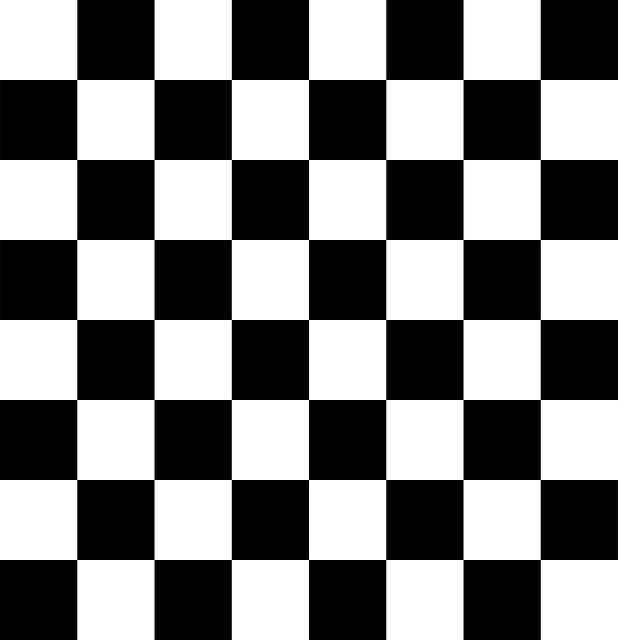
#> input picture oblig2/chessboard.png, 1236 x 1280 px (shown at 1/2 size)
$ python SVD_compress.py
#> lines starting #> are read from the running program, lines starting #| are printed output that depends on the picture
from PIL import Image
import numpy as np
import matplotlib.pyplot as plt


def plot_compression_ratio():
    """ Calculates and plots the compression ratio for an m x n image as a
    function of k
    """
    for m in [512, 1024, 2048]:
        for n in [1024]:
            k_max = min(m, n)
            k = np.linspace(25, k_max, 1000)
            cr = m*n/(k*(1 + m + n))
            plt.plot(k, cr, label = "m = {:d}, n = {:d}".format(m, n))

    plt.plot([25,k_max], [1,1], "r--", alpha = 0.5, label = "1")
    plt.legend()
    plt.title("Compression ratios")
    plt.xlabel("k")
    plt.ylabel("Compression ratio")
    plt.savefig("images/CRs.pdf")
#> figure, not shown here; curve peaks at x = 25, y = 13.64; curve peaks at x = 25, y = 20.47; curve peaks at x = 25, y = 27.3
    plt.show()

def SVD_size(U, S, V):
    """ Returns the number of values required to store a singular value
    decomposition
    """
    return U.size + S.size + V.size


def rgb2gray(im):
    """ Takes a color Pillow image and returns a 2d grayscale Numpy matrix
    with values scaled between 0 and 1
    """
    return np.matrix(im.convert("L"))/255


def SVD_compress(im, k):
    max_k = np.min(im.shape)
    if k > max_k:
        print("Chosen k is larger than smallest dimension, reducing to k =",
               max_k)
        k = max_k

    U, S, V = np.linalg.svd(im)
    U = U[:,:k]
    S = S[:k]
    V = V[:k,:]

    return U, S, V, k


def SVD_decompress(U, S, V):
    US = U @ np.diag(S)
    im = US @ V
    return im


plot_compression_ratio()


im = Image.open("chessboard.png")
#> im is the input picture: PIL image 1236x1280 RGBA; mean R, G, B, A 127.5, 127.5, 127.5, 255
im = rgb2gray(im)

im2 = Image.open("jellyfish.jpg")
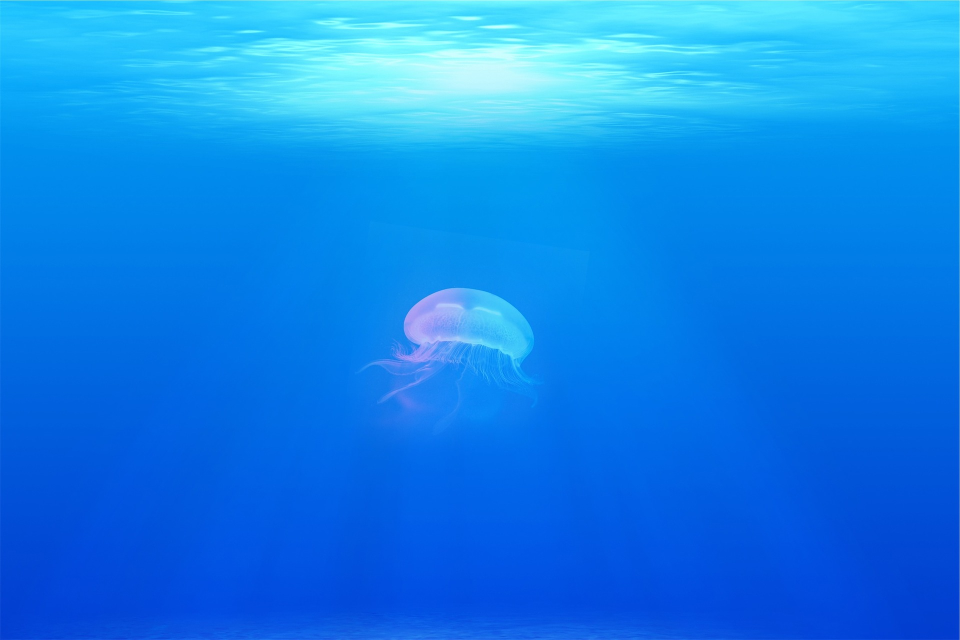
#> input picture oblig2/jellyfish.jpg, 1920 x 1280 px (shown at 1/2 size)
#> im2 is the input picture: PIL image 1920x1280 RGB; mean R, G, B 17.7, 131.5, 233.6
im2 = rgb2gray(im2)

im3 = Image.open("new-york.jpg")
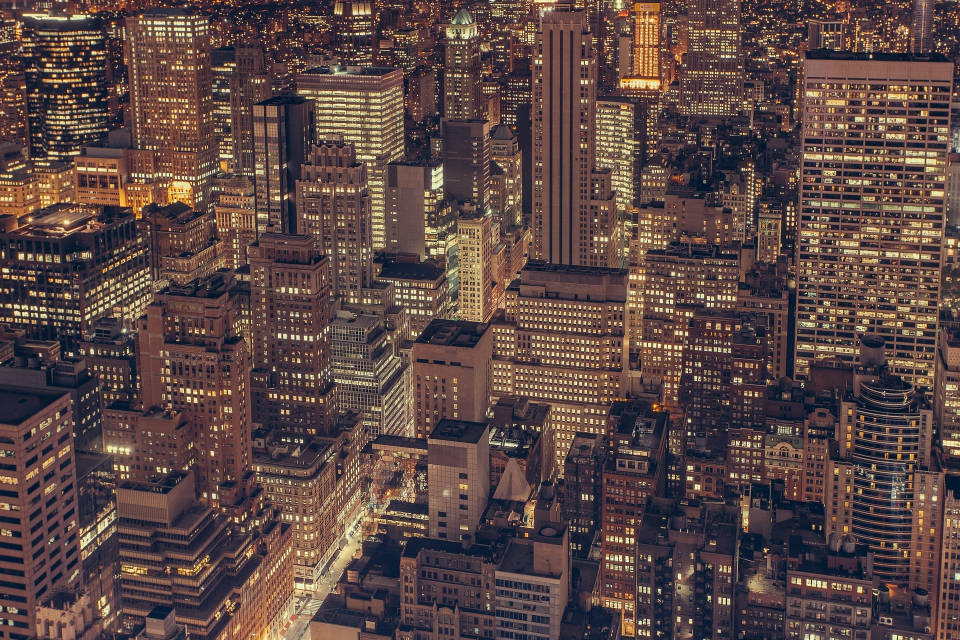
#> input picture oblig2/new-york.jpg, 1920 x 1280 px (shown at 1/2 size)
#> im3 is the input picture: PIL image 1920x1280 RGB; mean R, G, B 91.8, 71.6, 69.1
im3 = rgb2gray(im3)
#> in rgb2gray (call 3), `return np.matrix(im.convert("L"))/255`:
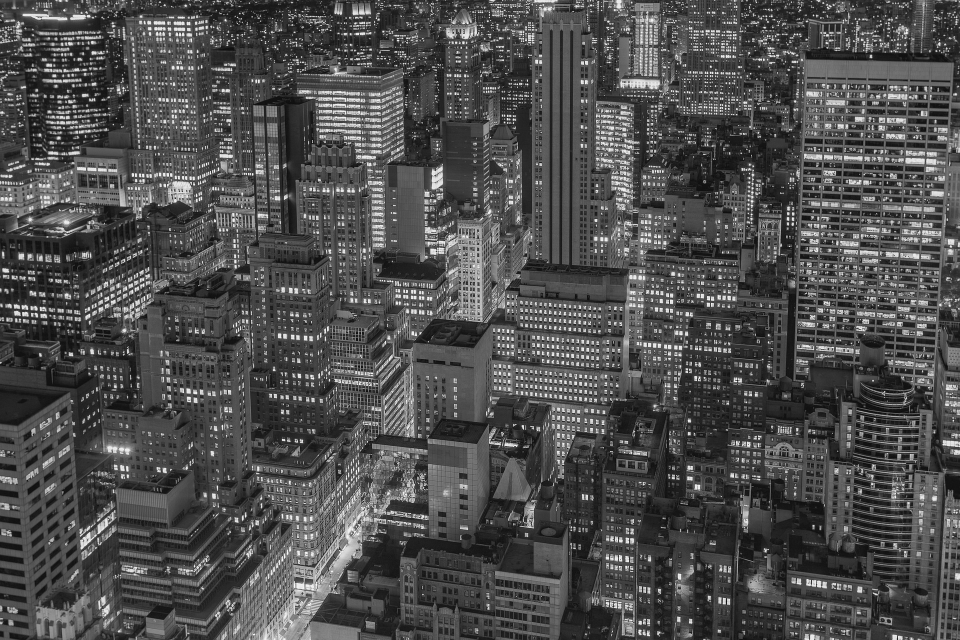
#> returned value: shape (1280, 1920) float64 (shown at 1/2 size); min 0, max 0.996, mean 0.303


image_list = [im, im2, im3]
image_names = ["chessboard", "jellyfish", "new-york"]
k_list = [int(1280*2**(-i)) for i in range(11)]
print(k_list)

for image, image_name in zip(image_list, image_names):
    plt.figure()
    plt.imshow(image, cmap="gray")
    plt.title("Original")
    fn = "images/{:s}-original.pdf".format(image_name)
    plt.savefig(fn)

    for k in k_list:
#> (the run stopped early here; a loop or call above may not have finished)
